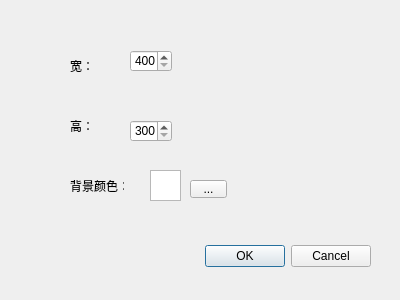
<?xml version="1.0" encoding="UTF-8"?>
<ui version="4.0">
 <class>DoNewDialog</class>
 <widget class="QDialog" name="DoNewDialog">
  <property name="geometry">
   <rect>
    <x>0</x>
    <y>0</y>
    <width>400</width>
    <height>300</height>
   </rect>
  </property>
  <property name="windowTitle">
   <string>Dialog</string>
  </property>
  <widget class="QDialogButtonBox" name="buttonBox">
   <property name="geometry">
    <rect>
     <x>30</x>
     <y>240</y>
     <width>341</width>
     <height>32</height>
    </rect>
   </property>
   <property name="orientation">
    <enum>Qt::Horizontal</enum>
   </property>
   <property name="standardButtons">
    <set>QDialogButtonBox::Cancel|QDialogButtonBox::Ok</set>
   </property>
  </widget>
  <widget class="QLabel" name="label">
   <property name="geometry">
    <rect>
     <x>70</x>
     <y>60</y>
     <width>54</width>
     <height>12</height>
    </rect>
   </property>
   <property name="text">
    <string>宽：</string>
   </property>
  </widget>
  <widget class="QLabel" name="label_2">
   <property name="geometry">
    <rect>
     <x>70</x>
     <y>120</y>
     <width>54</width>
     <height>12</height>
    </rect>
   </property>
   <property name="text">
    <string>高：</string>
   </property>
  </widget>
  <widget class="QLabel" name="label_3">
   <property name="geometry">
    <rect>
     <x>70</x>
     <y>180</y>
     <width>54</width>
     <height>12</height>
    </rect>
   </property>
   <property name="text">
    <string>背景颜色：</string>
   </property>
  </widget>
  <widget class="QSpinBox" name="widthSpinBox">
   <property name="geometry">
    <rect>
     <x>130</x>
     <y>50</y>
     <width>42</width>
     <height>22</height>
    </rect>
   </property>
   <property name="minimum">
    <number>400</number>
   </property>
   <property name="maximum">
    <number>10000</number>
   </property>
  </widget>
  <widget class="QSpinBox" name="heightSpinBox">
   <property name="geometry">
    <rect>
     <x>130</x>
     <y>120</y>
     <width>42</width>
     <height>22</height>
    </rect>
   </property>
   <property name="minimum">
    <number>300</number>
   </property>
   <property name="maximum">
    <number>10000</number>
   </property>
  </widget>
  <widget class="QToolButton" name="toolButton">
   <property name="geometry">
    <rect>
     <x>190</x>
     <y>180</y>
     <width>37</width>
     <height>18</height>
    </rect>
   </property>
   <property name="text">
    <string>...</string>
   </property>
  </widget>
  <widget class="QTextBrowser" name="textBrowser">
   <property name="geometry">
    <rect>
     <x>150</x>
     <y>170</y>
     <width>31</width>
     <height>31</height>
    </rect>
   </property>
  </widget>
 </widget>
 <resources/>
 <connections>
  <connection>
   <sender>buttonBox</sender>
   <signal>accepted()</signal>
   <receiver>DoNewDialog</receiver>
   <slot>accept()</slot>
   <hints>
    <hint type="sourcelabel">
     <x>248</x>
     <y>254</y>
    </hint>
    <hint type="destinationlabel">
     <x>157</x>
     <y>274</y>
    </hint>
   </hints>
  </connection>
  <connection>
   <sender>buttonBox</sender>
   <signal>rejected()</signal>
   <receiver>DoNewDialog</receiver>
   <slot>reject()</slot>
   <hints>
    <hint type="sourcelabel">
     <x>316</x>
     <y>260</y>
    </hint>
    <hint type="destinationlabel">
     <x>286</x>
     <y>274</y>
    </hint>
   </hints>
  </connection>
 </connections>
</ui>
